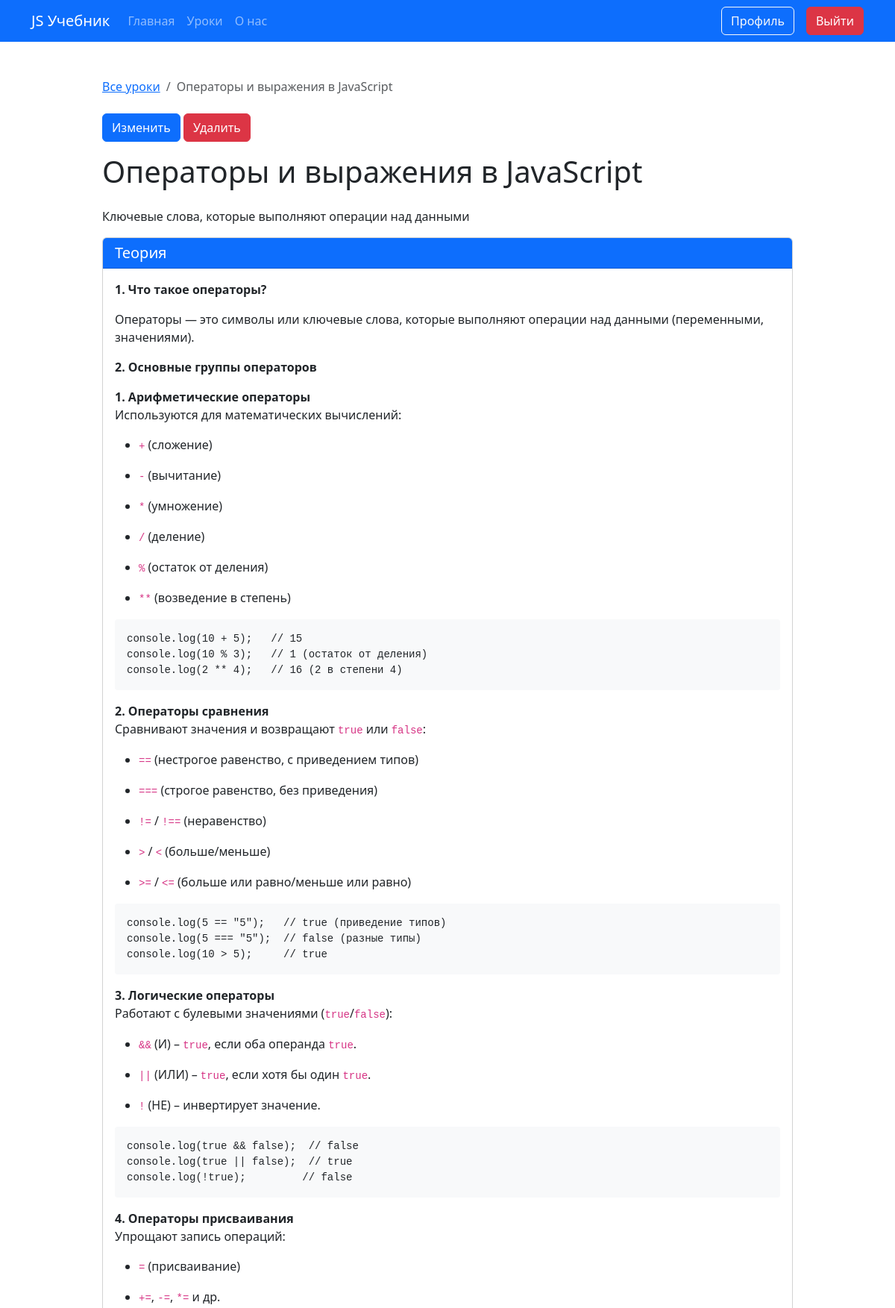
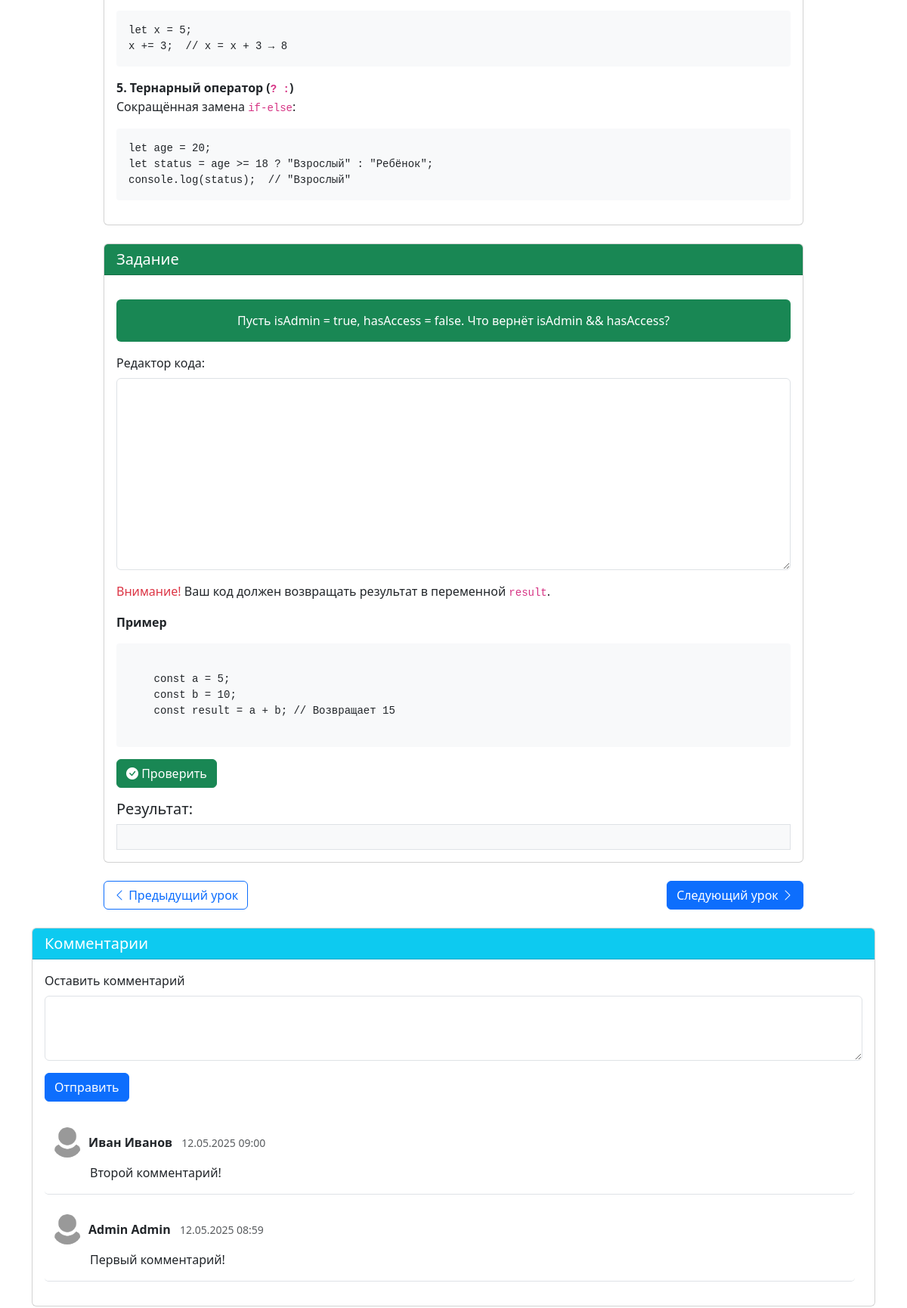
Page /lesson/2 (signed in, upper part) on the committed database (2 pictures, top to bottom).
### app.py (models this page shows, shortened)
class Lesson(db.Model):
    id = db.Column(db.Integer, primary_key=True)
    title = db.Column(db.String(100), nullable=False)
    description = db.Column(db.String(100), nullable=False)
    content = db.Column(db.Text, nullable=False)
    task = db.Column(db.Text, nullable=False)
    solution = db.Column(db.Text, nullable=False)
    userSolution = db.relationship('UserSolution', backref='lesson', lazy=True)

class Comment(db.Model):
    id = db.Column(db.Integer, primary_key=True)
    user_id = db.Column(db.Integer, db.ForeignKey('users.id'))
    lesson_id = db.Column(db.Integer, db.ForeignKey('lesson.id'))
    content = db.Column(db.Text, nullable=False)
    created_at = db.Column(db.DateTime, default=datetime.now)
    user = db.relationship('Users', backref='comments')
    lesson = db.relationship('Lesson', backref='comments')

class Users(db.Model):
    id = db.Column(db.Integer,primary_key=True)
    name = db.Column(db.String(100))
    surname = db.Column(db.String(100))
    email = db.Column(db.String(100), unique=True)
    password = db.Column(db.String(100), unique=True)
    root = db.Column(db.Integer, default=0)
    join_date = db.Column(db.DateTime, default=datetime.now)
    avatar = db.Column(db.String(120), default='default.jpg')
    userSolution = db.relationship('UserSolution', backref='users', lazy=True)

### app.py (the view, shortened to what this page needs)
@app.route('/lesson/<int:id>', methods=['GET', 'POST'])
def lesson(id):
    if not 'name' in session:
        flash("Для продолжения  необходимо войти!", category="success")
        return redirect('/auth')
    less = Lesson.query.get(id)
    count = Lesson.query.count()
    comments = Comment.query.filter_by(lesson_id=id).order_by(Comment.created_at.desc()).all()
    prev_lesson = Lesson.query.filter(Lesson.id < id)\
                            .order_by(Lesson.id.desc()).first()
    next_lesson = Lesson.query.filter(Lesson.id > id)\
                            .order_by(Lesson.id.asc()).first()
    total_user = Users.query.filter_by(email=session['name']).first()
    existing_solution = UserSolution.query.filter_by(
            user_id=total_user.id,
            lesson_id=id
        ).first()
    return render_template("lesson.html",less=less,count=count,id=id,prev_lesson=prev_lesson,
                         next_lesson=next_lesson,existing_solution=existing_solution,comments=comments)

### app.py (called while the page is built)
@app.context_processor
def inject_user():
    def get_user_name():
        if 'name' in session:
            return Users.query.filter_by(email=session['name']).first()
    return dict(active_user=get_user_name())

### templates/lesson.html (shortened to what this page needs)
{% extends 'base.html' %}
{% block main %}
        <div class="row">
            <div class="col-lg-10 mx-auto">
                <nav aria-label="breadcrumb" class="mb-4">
                    <ol class="breadcrumb">
                        <li class="breadcrumb-item"><a href="/lessons">Все уроки</a></li>
                        <li class="breadcrumb-item active" aria-current="page">{{less.title}}</li>
                    </ol>
                </nav>
                {%if 'name' in session and active_user.root==1%}
                <button
                type="button"
                class="btn btn-primary mb-3"
                data-bs-toggle="modal"
                data-bs-target="#exampleModal"
              >
                Изменить
              </button>
              <a href="/delete-lesson/{{less.id}}" class="btn btn-danger mb-3">Удалить</a>
              {%endif%}
                <h1 class="mb-4">{{less.title}}</h1>
                <p>{{less.description}}</p>
                <div class="card mb-4">
                    <div class="card-header bg-primary text-white">
                        <h5 class="mb-0">Теория</h5>
                    </div>
                    <div class="card-body">
                        {% autoescape false %} {{less.content}} {% endautoescape %}
                    </div>
                </div>
                <div class="card mb-4">
                    <div class="card-header bg-success text-white">
                        <h5 class="mb-0">Задание</h5>
                    </div>
                    <div class="card-body">
                        <div class="bg-success text-white p-3 rounded my-3 text-center">
                            {% autoescape false %} {{less.task}} {% endautoescape %}
                        </div>
                        <div class="mb-3">
                            <label for="codeEditor" class="form-label">Редактор кода:</label>
                            <textarea class="form-control font-monospace" id="codeEditor" rows="10" style="font-family: monospace;"></textarea>
                        </div>
                        <div>
                          <p> <span class="text-danger font-weight-bold">Внимание!</span> Ваш код должен возвращать результат в переменной <code>result</code>.</p>
                          <p> <b>Пример</b> </p>
<pre>
  <code>
    const a = 5;
    const b = 10;
    const result = a + b; // Возвращает 15
  </code>
</pre>
                        </div>
                        <button class="btn btn-success" id="checkCode">
                            <i class="bi bi-check-circle-fill"></i> Проверить
                        </button>
                        <div class="mt-3">
                            <h5>Результат:</h5>
                            <div class="border p-3 bg-light" id="output">
                            </div>
                        </div>
                    </div>
                </div>
                <div class="d-flex justify-content-between mt-4">
                    {% if prev_lesson %}
                    <a href="/lesson/{{ prev_lesson.id }}" class="btn btn-outline-primary">
                        <i class="bi bi-chevron-left"></i> Предыдущий урок
                    </a>
                    {% else %}
                    <button class="btn btn-outline-primary disabled">
                        <i class="bi bi-chevron-left"></i> Предыдущий урок
                    </button>
                    {% endif %}
                    {% if next_lesson %}
                    <a href="/lesson/{{ next_lesson.id }}" class="btn btn-primary">
                        Следующий урок <i class="bi bi-chevron-right"></i>
                    </a>
                    {% else %}
                    <button class="btn btn-primary disabled">
                        Следующий урок <i class="bi bi-chevron-right"></i>
                    </button>
                    {% endif %}
                </div>
            </div>
        </div>
                        <div class="card my-4">
                          <div class="card-header bg-info text-white">
                              <h5 class="mb-0">Комментарии</h5>
                          </div>
                          <div class="card-body">
                              {% if 'name' in session %}
                              <form action="/add-comment/{{less.id}}" method="post" class="mb-4">
                                  <div class="mb-3">
                                      <label for="commentContent" class="form-label">Оставить комментарий</label>
                                      <textarea class="form-control" id="commentContent" name="comment_content" rows="3" required></textarea>
                                  </div>
                                  <button type="submit" class="btn btn-primary">Отправить</button>
                              </form>
                              {% else %}
                              <div class="alert alert-info">
                                  Чтобы оставить комментарий, <a href="/auth">войдите</a> в систему.
                              </div>
                              {% endif %}
                              <div class="comments-list">
                                  {% for comment in comments %}
                                  <div class="comment mb-3 border-bottom pb-3">
                                      <div class="d-flex align-items-center mb-2">
                                          <img src="../static/img/upload/{{comment.user.avatar}}"
                                               class="rounded-circle me-2"
                                               width="40" height="40"
                                               alt="{{comment.user.name}}">
                                          <div>
                                              <strong>{{comment.user.name}} {{comment.user.surname}}</strong>
                                              <small class="text-muted ms-2">{{comment.created_at.strftime('%d.%m.%Y %H:%M')}}</small>
                                          </div>
                                      </div>
                                      <div class="comment-content">
                                          {{comment.content}}
                                      </div>
                                  </div>
                                  {% else %}
                                  <div class="text-muted">Пока нет комментариев. Будьте первым!</div>
                                  {% endfor %}
                              </div>
                          </div>
                      </div>
        <link rel="stylesheet" href="https://cdnjs.cloudflare.com/ajax/libs/highlight.js/11.7.0/styles/default.min.css">
    {% endblock %}

### static/css/style.css (style rules this page uses)
html, body { height: 100%; margin: 0; }
body { display: flex; flex-direction: column; }
pre { background-color: #f8f9fa; padding: 1rem; border-radius: 0.25rem; }
#codeEditor { min-height: 200px; }
.card { transition: transform 0.3s, box-shadow 0.3s; }
.comment { padding: 10px; border-radius: 5px; }
.comment-content { padding-left: 50px; }
.comments-list { max-height: 500px; overflow-y: auto; padding-right: 10px; }

### rows in the picture
Lesson: title "Операторы и выражения в JavaScript", description "Ключевые слова, которые выполняют операции над данными", content "1. Что такое операторы? Операторы — это символы или ключевые слова, которые выполняют операции над данными (переменными, значениями). 2. Основные группы операторов 1. Арифметические операторы Используются для математических вычислений: + (сложение) - (вычитание) * (умножение) / (деление) % (остаток от деления) ** (возведение в степень) console.log(10 + 5); // 15 console.log(10 % 3); // 1 (остаток от деления) console.log(2 ** 4); // 16 (2 в степени 4) 2. Операторы сравнения Сравнивают значения и возвращают true или false : == (нестрогое равенство, с приведением типов) === (строгое равенство, без приведения) != / !== (неравенство) > / < (больше/меньше) >= / <= (больше или равно/меньше или…", task "Пусть isAdmin = true, hasAccess = false. Что вернёт isAdmin && hasAccess?"
Comment: user.avatar (placeholder picture), user.name "Иван", user.surname "Иванов", created_at "12.05.2025 09:00", content "Второй комментарий!"
Comment: user.avatar (placeholder picture), user.name "Admin", user.surname "Admin", created_at "12.05.2025 08:59", content "Первый комментарий!"
